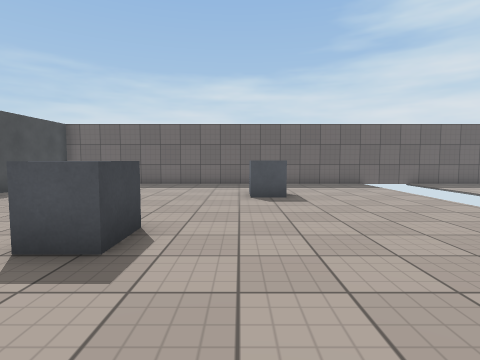
view 1 (above)

15 first-person views from a walk through a 3-D level made in the Unity game engine. The camera is 1.2 m above the floor, tilts 4° down and sees 80° across. The floor is counted in squares, 1 m on a side. Each view is taken from the middle of a square. On the plan, view 1 faces up. The plan holds only what a view shows up to about 13 squares ahead; the rest is blank. The place goes on beyond the plan. Some animated figures are left out. Some surface patterns are stand-ins.

view 2
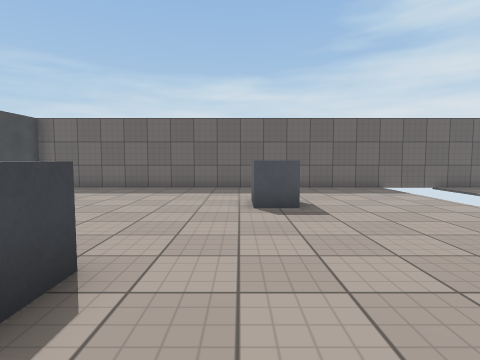

view 3
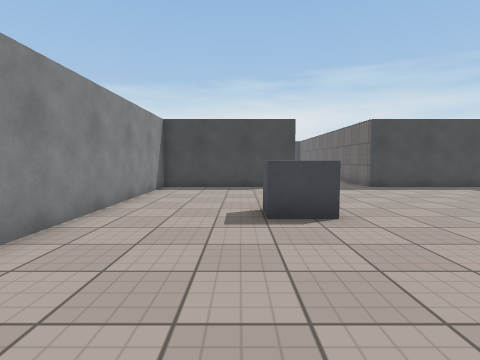

view 4
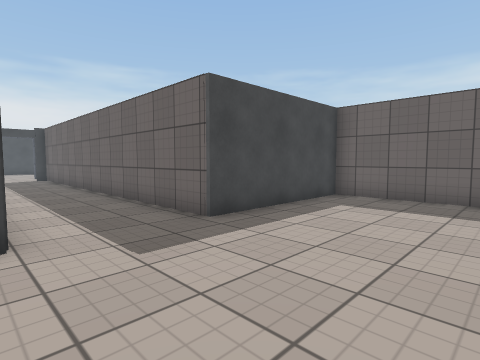

view 5
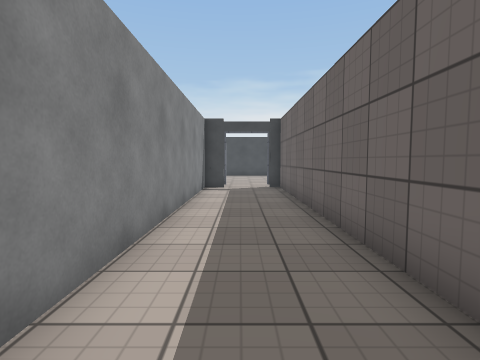

view 6
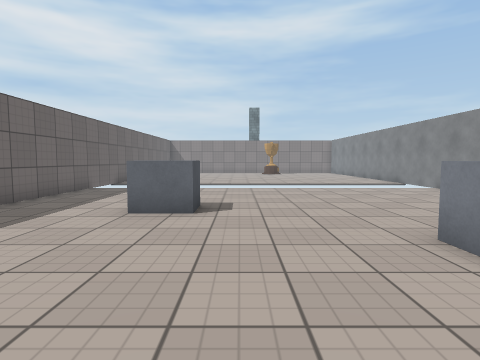

view 7
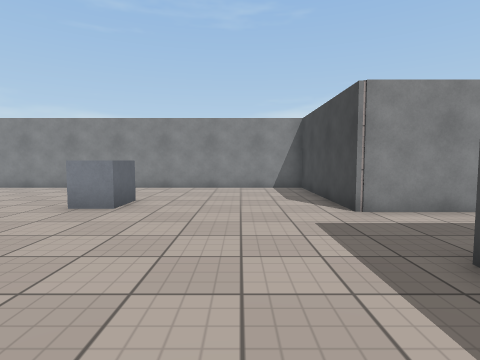

view 8
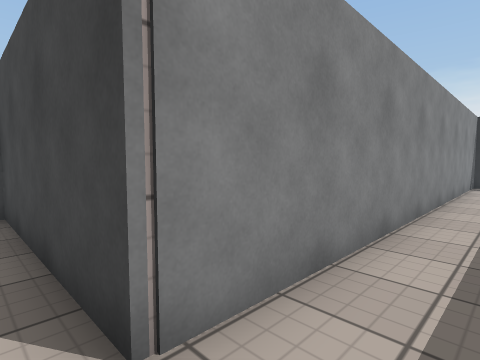

view 9
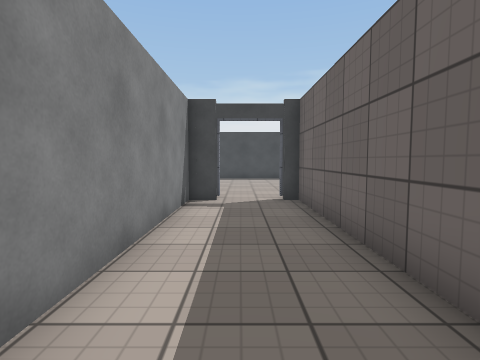

view 10
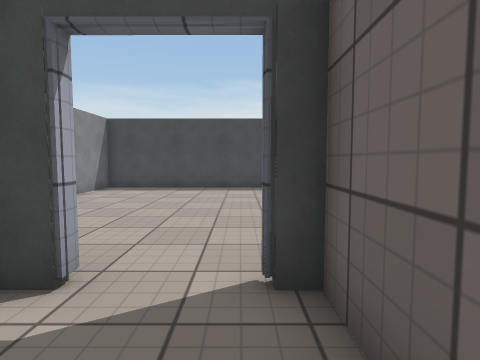

view 11
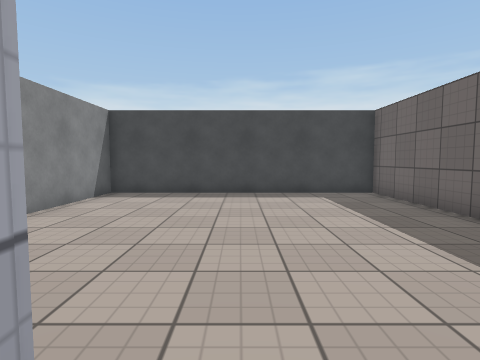

view 12
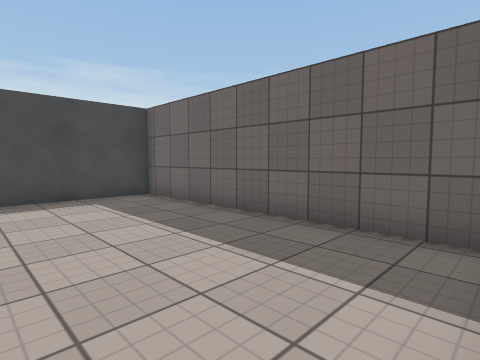

view 13
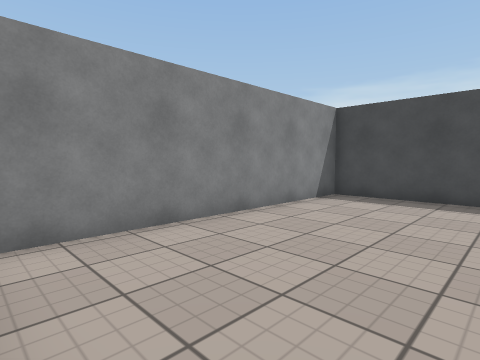

view 14
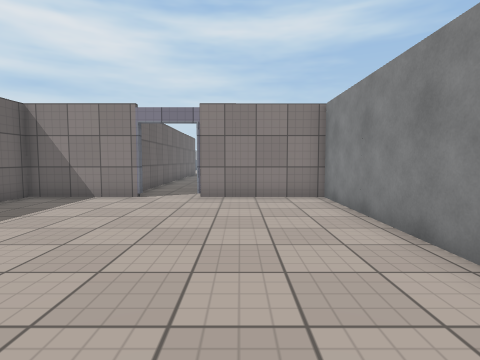

view 15
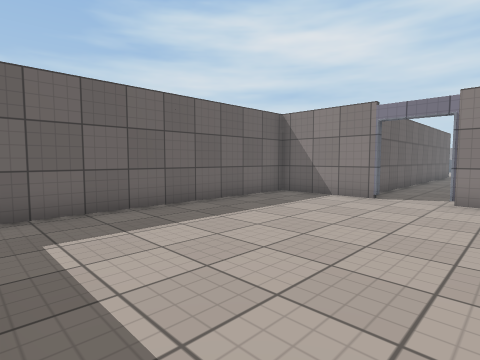

### Floor plan
Points are (right, up) in squares from view 1. A wall is a line through its corners. A room is listed if a view was taken in it or the views show most of it. See-through windows are left out.
Room 1 (views 1, 2, 3, 4, 5, 6, 7, 8, 9, 10, 11, 12, 13)
walls: (7.5, 14.4) (-8.7, 14.4) (-8.7, 8.8) (-23.6, 8.8) (-23.6, 8.1); (-23.6, 6.4) (-23.6, 5.5) (-8.7, 5.5) (-8.7, -0.4) (7, -0.4)
ways out: opening at (-24, 7.5) to room 2
objects: other object (-3, 4) to (-2, 5); other object (1, 9) to (1, 10)
Room 2 (views 14, 15)
walls: (-23.8, 8.1) (-23.8, 11.9) (-33.4, 11.9) (-33.4, 2.3) (-23.8, 2.3) (-23.8, 6.4)
ways out: opening at (-24, 7.5) to room 1

Where each view was taken, in squares from view 1:
view 1: 0 up, 0 right, facing up
view 2: 2 up, 0 right, facing up
view 3: 3 up, 4 right, facing left
view 4: 5 up, 4 left, facing up-left
view 5: 7 up, 11 left, facing left
view 6: 8 up, 6 left, facing right
view 7: 12 up, 6 left, facing down
view 8: 7 up, 8 left, facing down-left
view 9: 7 up, 15 left, facing left
view 10: 8 up, 21 left, facing left
view 11: 7 up, 23 left, facing left
view 12: 7 up, 24 left, facing up-left
view 13: 7 up, 24 left, facing down-left
view 14: 5 up, 33 left, facing right
view 15: 5 up, 33 left, facing up-right
